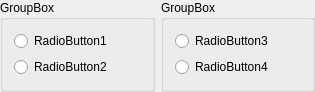
<?xml version="1.0" encoding="UTF-8"?>
<ui version="4.0">
 <class>EntityGUI_Type_QTD</class>
 <widget class="QWidget" name="EntityGUI_Type_QTD">
  <property name="geometry">
   <rect>
    <x>0</x>
    <y>0</y>
    <width>315</width>
    <height>92</height>
   </rect>
  </property>
  <property name="windowTitle">
   <string/>
  </property>
  <layout class="QHBoxLayout" name="horizontalLayout">
   <property name="margin">
    <number>0</number>
   </property>
   <item>
    <widget class="QGroupBox" name="GroupType1">
     <property name="title">
      <string>GroupBox</string>
     </property>
     <layout class="QVBoxLayout" name="verticalLayout">
      <item>
       <widget class="QRadioButton" name="RadioButton1">
        <property name="text">
         <string>RadioButton1</string>
        </property>
        <property name="autoExclusive">
         <bool>false</bool>
        </property>
       </widget>
      </item>
      <item>
       <widget class="QRadioButton" name="RadioButton2">
        <property name="text">
         <string>RadioButton2</string>
        </property>
        <property name="autoExclusive">
         <bool>false</bool>
        </property>
       </widget>
      </item>
     </layout>
    </widget>
   </item>
   <item>
    <widget class="QGroupBox" name="GroupType2">
     <property name="title">
      <string>GroupBox</string>
     </property>
     <layout class="QVBoxLayout" name="verticalLayout_2">
      <item>
       <widget class="QRadioButton" name="RadioButton3">
        <property name="text">
         <string>RadioButton3</string>
        </property>
        <property name="autoExclusive">
         <bool>false</bool>
        </property>
       </widget>
      </item>
      <item>
       <widget class="QRadioButton" name="RadioButton4">
        <property name="text">
         <string>RadioButton4</string>
        </property>
        <property name="autoExclusive">
         <bool>false</bool>
        </property>
       </widget>
      </item>
     </layout>
    </widget>
   </item>
  </layout>
 </widget>
 <layoutdefault spacing="6" margin="11"/>
 <pixmapfunction>qPixmapFromMimeSource</pixmapfunction>
 <tabstops>
  <tabstop>RadioButton1</tabstop>
  <tabstop>RadioButton2</tabstop>
  <tabstop>RadioButton3</tabstop>
 </tabstops>
 <resources/>
 <connections/>
</ui>
